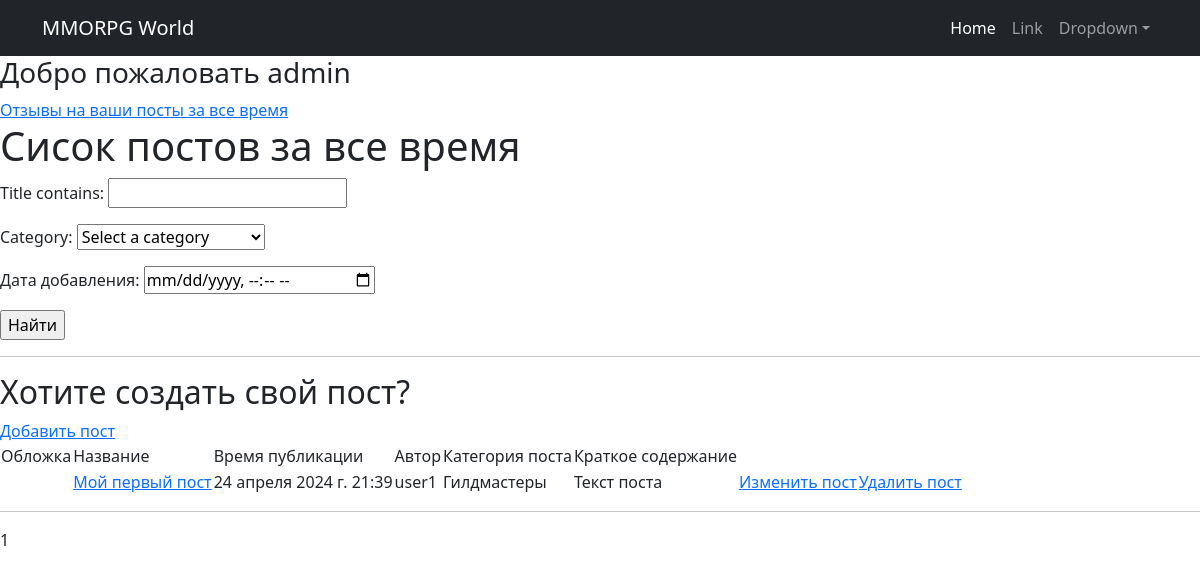
The app's page /board/ (signed in) with its own data.
### users/models.py (models this page shows)
class User(AbstractUser):
    code = models.CharField(max_length=4)

### board/models.py (models this page shows, shortened)
class Post(models.Model):
    author =  models.ForeignKey(User,on_delete=models.CASCADE)
    title = models.CharField(max_length=40, null=False)
    date_time = models.DateTimeField(auto_now_add=True)
    CATCHOICES = {
        'HL': 'Хилы',
        'DD': 'ДД',
        'TR': 'Торговцы',
        'GD': 'Гилдмастеры',
        "QG": 'Квестгиверы',
        "FG": 'Кузнецы',
        "LT": "Кожевники",
        "PM": "Зельевары",
        "SM": "Мастера заклинаний"
    }
    cat = models.CharField(default='None', max_length=10, choices=CATCHOICES)
    text = models.TextField(max_length=1000, default='Текст поста')
    content = models.FileField(null=True, blank=True)

### board/views.py (the view)
# urls.py: path('board/', PostList.as_view()),
class PostList(ListView):
    model = Post
    ordering = 'title'
    template_name = 'board/post_list.html'
    context_object_name = 'posts'
    paginate_by = 10
    def get_queryset(self):
        queryset = super().get_queryset()
        self.filterset = PostFilter(self.request.GET, queryset)
        return self.filterset.qs
    def get_context_data(self, **kwargs):
        context = super().get_context_data(**kwargs)
        context['filterset'] = self.filterset
        return context

### templates/board/post_list.html (shortened to what this page needs)
{% extends 'default.html' %}
{% block content %}
{% if request.user.is_authenticated %}
<h3>Добро пожаловать {{user.username}}</h3>
<a href="{%url 'board:replies_to_user'%}"> Отзывы на ваши посты за все время </a>
{% else %}
    <h4>Вы не зарегестрированы!</h4>
  <a href="{%url 'users:signup'%}"> Зарегестрироваться </a>
{% endif %}
   <h1>Сисок постов за все время</h1>
    <form action="" method="get">
       {{ filterset.form.as_p }}
       <input type="submit" value="Найти" />
   </form>
    <hr/>
    {% if request.user.is_authenticated %}
    <h2> Хотите создать свой пост?</h2>
    <a href="{%url 'board:create_post'%}"> Добавить пост </a>
    {%endif%}
    {% if posts %}
       <table>
           <tr>
               <td>  Обложка </td>
               <td>  Название   </td>
               <td>  Время публикации   </td>
               <td>  Автор   </td>
               <td>  Категория поста  </td>
               <td>  Краткое содержание  </td>
           </tr>
           {% for post in posts %}
           <tr>
                <td><img src="{{post.content}}" alt="{{post.content}}"> </td>
               <td> <a href="{% url 'board:post' post.pk  %}"> {{post.title}} </a></td>
               <td>{{ post.date_time }}</td>
               <td>{{ post.author }}</td>
               <td>{{ post.get_cat_display}}
               <td>{{ post.text}}</td>
               {% if perms.board.change_post %}
                <td>
                    <a href="{%url 'board:edit_post'  post.id%}"> Изменить пост </a>
                </td>
                <td>
                    <a href="{%url 'board:delete_post'  post.id%}"> Удалить пост </a>
                </td>
                {%endif%}
           </tr>
           {% endfor %}
    </table>
   <hr/>
   {% else %}
       <h2>Постов нет!</h2>
   {% endif %}
{% endblock content %}

### records on screen
User: username "admin"
Post: title "Мой первый пост", date_time "24 апреля 2024 г. 21:39", author "user1", cat "Гилдмастеры", text "Текст поста"

### other values on screen
{{ page_obj.number }} "1"
